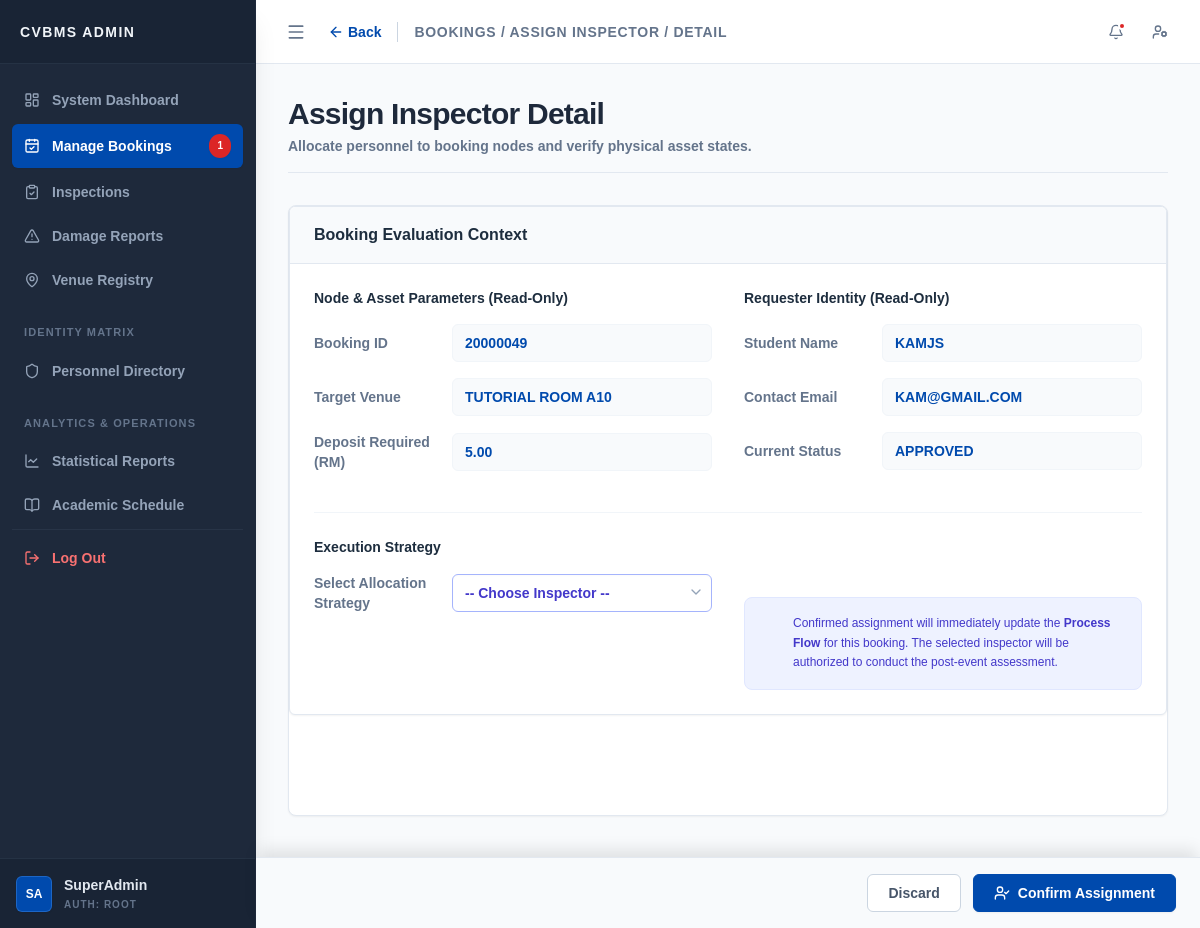
The page /admin/assign_inspector_detail.php?bid=20000049 (signed in) on the database its author committed.
### tables this page shows
CREATE TABLE `booking` (
  `bid` int(10) UNSIGNED NOT NULL,
  `uid` varchar(15) NOT NULL,
  `vid` varchar(10) NOT NULL,
  `date_booked` date NOT NULL,
  `time_start` time NOT NULL,
  `time_end` time NOT NULL,
  `status` enum('pending','approved','rejected','completed','cancelled') NOT NULL DEFAULT 'pending',
  `payment_status` enum('unpaid','paid','refunded') NOT NULL DEFAULT 'unpaid',
  `payment_method` varchar(30) DEFAULT NULL,
  `payment_due_at` datetime DEFAULT NULL,
  `cancelled_at` datetime DEFAULT NULL,
  `cancel_reason` varchar(255) DEFAULT NULL,
  `transaction_ref` varchar(50) DEFAULT NULL,
  `paid_at` datetime DEFAULT NULL,
  `purpose` varchar(100) NOT NULL,
  `aid` int(10) UNSIGNED DEFAULT NULL,
  `approve_date` datetime DEFAULT NULL,
  `created_at` timestamp NOT NULL DEFAULT current_timestamp()
);

CREATE TABLE `venue` (
  `vid` varchar(10) NOT NULL,
  `vname` varchar(100) NOT NULL,
  `vcid` int(11) NOT NULL,
  `max_cap` int(10) UNSIGNED NOT NULL,
  `deposit` decimal(10,2) UNSIGNED NOT NULL,
  `status` enum('available','maintenance','closed') NOT NULL DEFAULT 'available',
  `description` text NOT NULL
);

CREATE TABLE `user` (
  `uid` varchar(15) NOT NULL,
  `username` varchar(50) NOT NULL,
  `email` varchar(100) NOT NULL,
  `password` varchar(255) NOT NULL,
  `phone_num` varchar(20) NOT NULL,
  `profile_pic` varchar(255) NOT NULL DEFAULT '',
  `outstanding_debt` decimal(10,2) UNSIGNED NOT NULL DEFAULT 0.00,
  `account_status` enum('active','restricted') NOT NULL DEFAULT 'active',
  `created_at` timestamp NOT NULL DEFAULT current_timestamp()
);

### core/repositories/BookingRepository.php (called while the page is built, shortened)
<?php
class BookingRepository
{
    private mysqli $conn;
    public function __construct(mysqli $conn)
    {
        $this->conn = $conn;
    }
    public function getDetailedBookingById(int $bid): ?array
    {
        $sql = "SELECT
                    b.*,
                    u.username, u.email,
                    v.vname, v.deposit
                FROM booking b
                JOIN user u ON b.uid = u.uid
                JOIN venue v ON b.vid = v.vid
                WHERE b.bid = ?";
        $stmt = $this->conn->prepare($sql);
        $stmt->bind_param("i", $bid);
        $stmt->execute();
        $result = $stmt->get_result();
        return $result->num_rows > 0 ? $result->fetch_assoc() : null;
    }
}
?>

### core/repositories/PersonnelRepository.php (called while the page is built, shortened)
<?php
class PersonnelRepository
{
    private mysqli $conn;
    public function __construct(mysqli $conn)
    {
        $this->conn = $conn;
    }
    public function getInspectors(): array
    {
        $sql = "SELECT sid, staff_name FROM staff WHERE position = 'inspector' ORDER BY staff_name ASC";
        $result = $this->conn->query($sql);
        $inspectors = [];
        if ($result && $result->num_rows > 0)
        {
            while ($row = $result->fetch_assoc())
            {
                $inspectors[] = $row;
            }
        }
        return $inspectors;
    }
}
?>

### admin/assign_inspector_detail.php (the view, shortened to what this page needs)
<?php
require_once __DIR__ . '/../config/db.php';
require_once __DIR__ . '/../core/repositories/BookingRepository.php';
require_once __DIR__ . '/../core/repositories/PersonnelRepository.php';
$bookingRepo = new BookingRepository($conn);
$personnelRepo = new PersonnelRepository($conn);
$bid = intval($_GET['bid'] ?? 0);
$booking = $bookingRepo->getDetailedBookingById($bid);
$inspectorsData = $personnelRepo->getInspectors();
$inspectorOptions = [
    '' => '-- Choose Inspector --',
    'RA01' => 'RA01 - Random Assignment (System Auto)'
];
foreach ($inspectorsData as $ins)
{
    $inspectorOptions[$ins['sid']] = $ins['staff_name'] . ' (ID: ' . $ins['sid'] . ')';
}
$topbar_content = '
<div class="flex items-center">
    <a href="assign_inspector.php" class="text-sm font-bold text-[#004aad] hover:text-[#003882] flex items-center mr-4 transition-colors">
        <i data-lucide="arrow-left" class="w-4 h-4 mr-1"></i> Back
    </a>
    <h2 class="text-sm font-bold text-slate-500 uppercase tracking-wider border-l border-slate-300 pl-4">Bookings / Assign Inspector / Detail</h2>
</div>';
require_once __DIR__ . '/../core/components/FioriFormBuilder.php';
?>
<form action="../actions/process_assign_inspector.php" method="POST" id="assignInspectorForm" class="bg-white rounded-lg shadow-sm border border-slate-200 relative mb-20">
    <div class="p-0">
        <div class="fiori-form-container">
            <div class="fiori-section-header">
                <h2 class="text-base font-bold text-[#1d2d3e]">Booking Evaluation Context</h2>
            </div>
            <div class="p-6 grid grid-cols-1 lg:grid-cols-12 gap-8">
                <div class="lg:col-span-6 space-y-4">
                    <h3 class="text-sm font-bold text-[#1d2d3e] mb-4">Node & Asset Parameters (Read-Only)</h3>
                    <?php
                    $readOnlyProps = ['readonly' => true, 'extra_css' => 'bg-slate-50 text-slate-500 cursor-not-allowed'];
                    echo FB::input('text', 'disp_bid', 'Booking ID', $booking['bid'], $readOnlyProps);
                    echo FB::input('text', 'disp_vname', 'Target Venue', $booking['vname'] ?? 'N/A', $readOnlyProps);
                    echo FB::input('text', 'disp_deposit', 'Deposit Required (RM)', number_format($booking['deposit'] ?? 0, 2), [
                        'readonly' => true,
                        'extra_css' => 'bg-slate-50 text-emerald-600 font-mono font-bold cursor-not-allowed'
                    ]);
                    ?>
                </div>
                <div class="lg:col-span-6 space-y-4">
                    <h3 class="text-sm font-bold text-[#1d2d3e] mb-4">Requester Identity (Read-Only)</h3>
                    <?php
                    echo FB::input('text', 'disp_username', 'Student Name', $booking['username'] ?? 'N/A', $readOnlyProps);
                    echo FB::input('email', 'disp_email', 'Contact Email', $booking['email'] ?? 'N/A', $readOnlyProps);
                    echo FB::input('text', 'disp_status', 'Current Status', strtoupper($booking['status'] ?? 'PENDING'), [
                        'readonly' => true,
                        'extra_css' => 'bg-slate-50 text-[#004aad] font-bold cursor-not-allowed'
                    ]);
                    ?>
                </div>
                <div class="lg:col-span-12 border-t border-slate-100 pt-6 mt-2">
                    <h3 class="text-sm font-bold text-[#1d2d3e] mb-4">Execution Strategy</h3>
                    <div class="grid grid-cols-1 lg:grid-cols-2 gap-8 items-start">
                        <div class="space-y-4">
                            <?php
                            echo FB::select('sid', 'Select Allocation Strategy', $inspectorOptions, null, [
                                'required' => true,
                                'extra_css' => 'border-indigo-300 focus:border-indigo-500 font-bold text-indigo-700'
                            ]);
                            ?>
                        </div>
                        <div class="p-4 bg-indigo-50 rounded-lg border border-indigo-100 flex items-start mt-6">
                            <i data-lucide="shield-info" class="w-5 h-5 text-indigo-600 mr-3 shrink-0"></i>
                            <p class="text-xs text-indigo-700 leading-relaxed font-medium">
                                Confirmed assignment will immediately update the <strong>Process Flow</strong> for this booking. The selected inspector will be authorized to conduct the post-event assessment.
                            </p>
                        </div>
                    </div>
                </div>
            </div>
        </div>
    </div>
    <div class="fixed bottom-0 right-0 w-full lg:w-[calc(100%-16rem)] bg-slate-50 border-t border-slate-200 p-4 px-6 flex justify-end space-x-3 z-50 shadow-[0_-10px_15px_-3px_rgba(0,0,0,0.1)]">
        <button type="button" onclick="window.location.href='assign_inspector.php'" class="px-5 py-2 text-sm font-semibold text-slate-600 bg-white border border-slate-300 rounded-md hover:bg-slate-50 transition-colors">
            Discard
        </button>
        <button type="submit" id="submitBtn" class="px-5 py-2 text-sm font-semibold text-white bg-[#004aad] rounded-md hover:bg-[#003882] shadow-sm transition-colors flex items-center border border-[#004aad]">
            <i data-lucide="user-check" class="w-4 h-4 mr-2"></i> Confirm Assignment
        </button>
    </div>
</form>
<?php
require_once __DIR__ . '/../core/layout.php';
?>

### core/components/FioriFormBuilder.php (shortened to what this page needs)
<?php
class FioriFormBuilder
{
    private static function renderRow(string $label, string $controlHtml): string
    {
        return "
        <div class=\"grid grid-cols-3 gap-4 items-center\">
            <label class=\"" . self::LABEL_CSS . "\">{$label}</label>
            <div class=\"col-span-2 relative\">
{$controlHtml}
            </div>
        </div>";
    }
    public static function input(string $type, string $name, string $label, ?string $value, array $attrs = []): string
    {
        $attrStr = self::buildAttributes($attrs);
        $css = ($attrs['readonly'] ?? false) ? self::READONLY_CSS : self::INPUT_CSS . ' ' . ($attrs['extra_css'] ?? '');
        $val = htmlspecialchars((string)$value);
        $control = "<input type=\"{$type}\" name=\"{$name}\" value=\"{$val}\" class=\"{$css}\" {$attrStr}>";
        return self::renderRow($label, $control);
    }
    public static function select(string $name, string $label, array $options, ?string $selectedValue, array $attrs = []): string
    {
        $attrStr = self::buildAttributes($attrs);
        $css = self::INPUT_CSS . ' appearance-none pr-8 bg-white cursor-pointer transition-colors ' . ($attrs['extra_css'] ?? '');
        $control = "<select name=\"{$name}\" class=\"{$css}\" {$attrStr}>";
        foreach ($options as $val => $text)
        {
            $sel = ((string)$selectedValue === (string)$val) ? 'selected' : '';
            $control .= "<option value=\"" . htmlspecialchars($val) . "\" {$sel}>" . htmlspecialchars($text) . "</option>";
        }
        $control .= "</select>
        <i data-lucide=\"chevron-down\" class=\"w-4 h-4 text-slate-400 absolute right-2 top-2.5 pointer-events-none\"></i>";
        return self::renderRow($label, $control);
    }
    private static function buildAttributes(array $attrs): string
    {
        $compiled = [];
        $booleanAttrs = ['required', 'readonly', 'disabled'];
        foreach ($attrs as $key => $val)
        {
            if (in_array($key, ['prefix', 'suffix', 'extra_css', 'placeholder'])) continue; if (in_array($key, $booleanAttrs))
            {
                if ($val) $compiled[] = $key; } else
                {
                $compiled[] = "{$key}=\"" . htmlspecialchars((string)$val) . "\"";
            }
        }
        return implode(' ', $compiled);
    }
}
?>

### assets/css/admin_css.css (style rules this page uses)
:root { font-size: 100%; }
html, body, body *, button, input, select, textarea { font-family: "Century Gothic", CenturyGothic, "Century", "Century Schoolbook", Arial, sans-serif !important; font-weight: 700; }
:root { --fiori-bg: #ffffff; --fiori-blue: #004aad; --fiori-text: #334155; --fiori-label: #64748b; --fiori-border: #e2e8f0; --fiori-readonly-bg: #f8fafc; --fiori-input-focus: #004aad; --fiori-success: #059669; --fiori-error: #dc2626; }
.fiori-form-container { background: var(--fiori-bg); border: 1px solid var(--fiori-border); border-radius: 0.375rem; margin-bottom: 100px; box-shadow: 0 1px 2px 0 rgba(0, 0, 0, 0.05); transition: border-color 0.2s cubic-bezier(0.4, 0, 0.2, 1), box-shadow 0.2s cubic-bezier(0.4, 0, 0.2, 1); }
.fiori-section-header { background: #f8fafc; border-bottom: 1px solid var(--fiori-border); padding: 1rem 1.5rem; display: flex; justify-content: space-between; align-items: center; border-top-left-radius: 0.375rem; border-top-right-radius: 0.375rem; }
.fiori-input { border: 1px solid var(--fiori-border); border-radius: 0.375rem; height: 38px; padding: 0 12px; font-size: 0.875rem; color: #0f172a; width: 100%; background-color: #ffffff; transition: all 0.2s cubic-bezier(0.4, 0, 0.2, 1); box-shadow: 0 1px 2px 0 rgba(0, 0, 0, 0.02) inset; }
.fiori-readonly { background-color: var(--fiori-readonly-bg); border-color: #f1f5f9; pointer-events: none; color: var(--fiori-label); box-shadow: none; }

### rows shown on the page
booking: disp_vname "Tutorial Room A10", disp_deposit "5.00", disp_username "KamJS", disp_email "kam@gmail.com"

### other values the page prints
$sidebar_brand_label "CVBMS ADMIN"
$pending_bookings_count "1"
$_SESSION['full_name'] "SuperAdmin"
$page_title "Assign Inspector Detail"
$page_description "Allocate personnel to booking nodes and verify physical asset states."
$label "Booking ID Target Venue Deposit Required (RM) Student Name Contact Email Current Status Select Allocation Strategy"
form field sid "-- Choose Inspector --"
